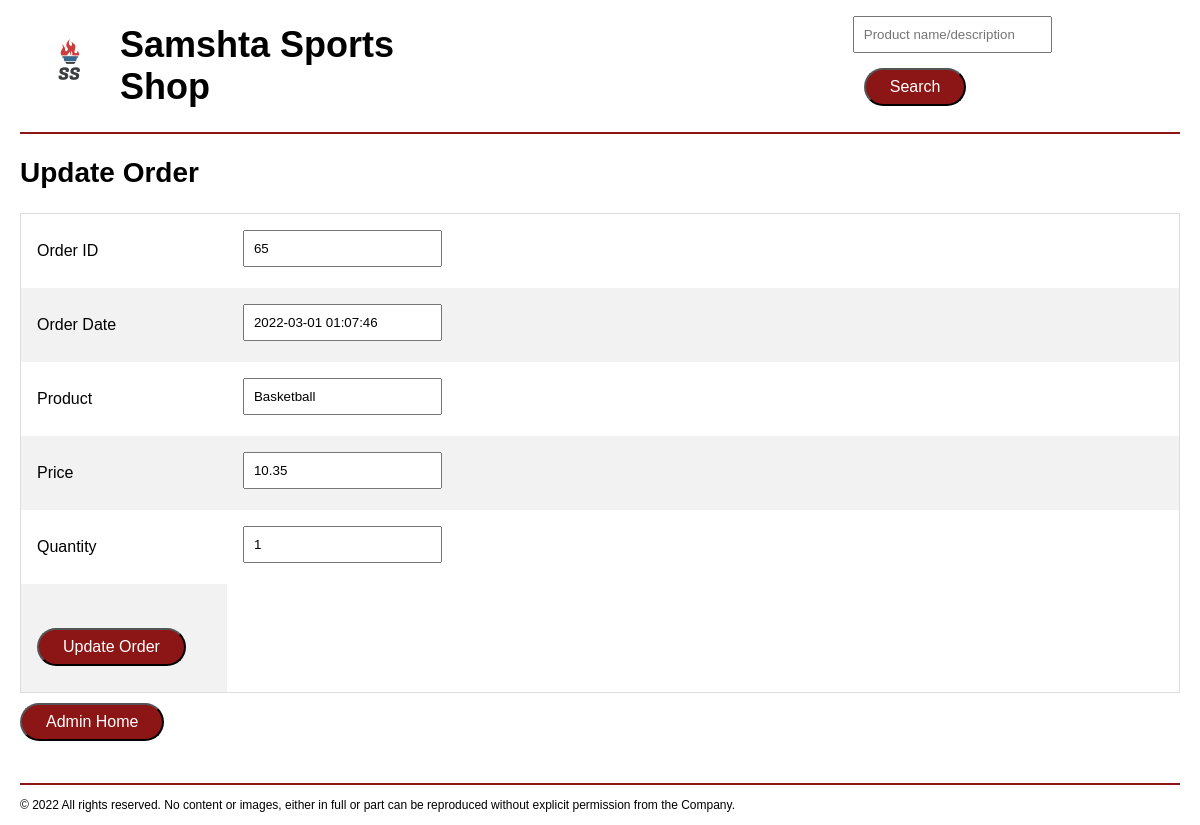
Page /edit_order_form.php?id=65 (signed in) on the committed database.
### tables this page shows
CREATE TABLE IF NOT EXISTS `OrderItems` (
  `ID` int(11) NOT NULL AUTO_INCREMENT,
  `OrderID` int(11) NOT NULL,
  `ProductID` int(11) NOT NULL,
  `Price` decimal(10,2) NOT NULL,
  `Quantity` int(10) NOT NULL,
  PRIMARY KEY (`ID`),
  KEY `OrderID` (`OrderID`),
  KEY `ProductID` (`ProductID`)
);

CREATE TABLE IF NOT EXISTS `Orders` (
  `ID` int(11) NOT NULL AUTO_INCREMENT,
  `CustomerID` int(11) NOT NULL,
  `OrderDate` datetime NOT NULL,
  `isDeleted` tinyint(1) NOT NULL,
  PRIMARY KEY (`ID`),
  KEY `CustomerID` (`CustomerID`)
);

CREATE TABLE IF NOT EXISTS `Products` (
  `Id` int(11) NOT NULL AUTO_INCREMENT,
  `Name` varchar(50) NOT NULL,
  `Description` varchar(255) NOT NULL,
  `Price` decimal(10,2) NOT NULL,
  `Quantity` int(10) NOT NULL,
  `isDeleted` tinyint(1) NOT NULL,
  PRIMARY KEY (`Id`)
);

### edit_order_form.php (the view, shortened to what this page needs)
<?php
require('database.php');
$orderid = $_GET['id'];
$queryAllOrders = 'SELECT OI.ID, OI.OrderID,o.OrderDate,p.Name,oi.Price,oi.Quantity FROM `OrderItems` OI
join orders o on oi.OrderID=o.ID
join Products p on OI.ProductID=p.Id
where OI.ID=:orderid';
$statement = $db->prepare($queryAllOrders);
$statement->bindValue(':orderid', $orderid);
$statement->execute();
$order = $statement->fetch();
?>
<?php include 'header.php'; ?>
<main>
    <h2>Update Order</h2>
    <form action="edit_order.php" method="post" id="edit_order_form">
        <table>
            <tr>
                <td width="10%">
                    <label class="label">Order ID</label>
                </td>
                <td>
                    <input type="text" name="OrderID" value="<?php echo $order['OrderID']; ?>" readonly class="input">
                </td>
            </tr>
            <tr>
                <td>
                    <label class="label">Order Date</label>
                </td>
                <td>
                    <input type="text" name="OrderDate" value="<?php echo $order['OrderDate']; ?>" readonly class="input">
                </td>
            </tr>
            <tr>
                <td>
                    <label class="label">Product</label>
                </td>
                <td>
                    <input type="text" name="Product" value="<?php echo $order['Name']; ?>" readonly class="input">
                </td>
            </tr>
            <tr>
                <td>
                    <label class="label">Price</label>
                </td>
                <td>
                    <input type="text" name="price" value="<?php echo $order['Price']; ?>" readonly class="input">
                </td>
            </tr>
            <tr>
                <td>
                    <label class="label">Quantity</label>
                </td>
                <td>
                    <input type="text" name="Quantity" value="<?php echo $order['Quantity']; ?>" required class="input">
                </td>
            </tr>
            <tr>
                <td>
                    <label>&nbsp;</label>
                    <input type="submit" value="Update Order" class="loginButton">
                    </td>
            </tr>
        </table>
    </form>
    <input type="button" class="loginButton" onclick="location.href='admin.php';" value="Admin Home" />
    </main>
  <footer class="footer">
    <p class="footerp">© <?php echo date("Y"); ?> All rights reserved. No content or images, either in full or part can be reproduced
        without explicit permission from the Company.</p>
</footer>
</body>
</html>

### CSS/style.css (style rules this page uses)
h2 { font-family: sans-serif; font-size: 28px; }
p { font-size: 16px; line-height: 1.5rem; margin-right: 10px; }
body { max-width: 1160px; margin: 0 auto; font-family: sans-serif; }
.footer { margin-top: 2rem; border-top: .18rem solid #8c1515; font-size: 12px; }
.footerp { font-size: 12px; line-height: 1rem; }
table { margin-top: 1rem; border-collapse: collapse; border-spacing: 0; width: 100%; border: 1px solid #ddd; padding: 16px; }
th, td { text-align: left; padding: 16px; }
tr:nth-child(even) { background-color: #f2f2f2; }
.label { padding-bottom: 5px; padding-top: 5px; padding-right: 30px; }
.input { padding: 9px; margin-bottom: 5px; }
.loginButton { font-size: 1rem; font-weight: normal; background-color: #8c1515; color: #fff; padding: 8px 24px; border-radius: 20px; margin-top: 10px; margin-right: 25px; margin-bottom: 10px; }

### rows in the picture
orderitems: OrderID "65", OrderDate "2022-03-01 01:07:46", Product "Basketball", price "10.35", Quantity "1"
